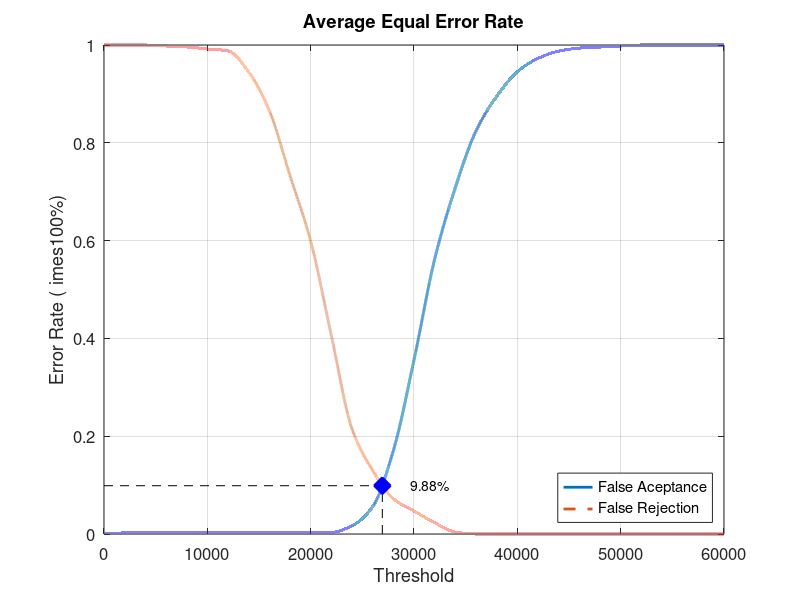
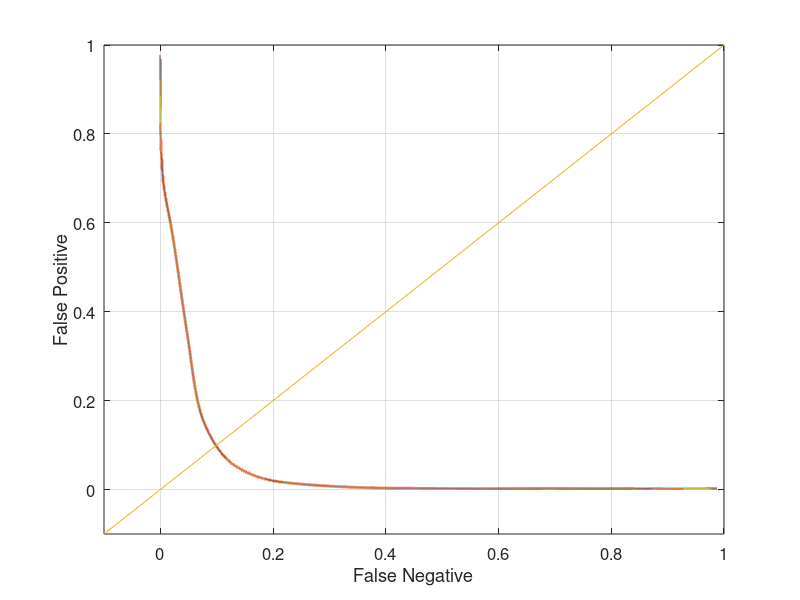

Reproduce these figures in MATLAB, in order.
close all;
clear;
clc;
x = 0:2000:60000;
xq = 0:0.5:60000;

y0 = [0 0.00210526 0.00210526 0.00210526 0.00210526 0.00210526 0.00210526 0.00210526 0.00210526 0.00210526 0.00210526 0.0031579 0.0168421 0.0557895 0.170526 0.355789 0.562105 0.708421 0.824211 0.894737 0.945263 0.972632 0.987368 0.993684 0.99579 0.997895 1 1 1 1 1]
yy0 = interp1(x, y0, xq, 'pchip');
y1 = [1 1 1 0.998 0.996 0.992 0.988 0.945 0.866 0.733 0.599 0.406 0.215 0.13 0.072 0.047 0.023 0.004 0 0 0 0 0 0 0 0 0 0 0 0 0]
yy1 = interp1(x, y1, xq, 'pchip');

% Calculating EER: 
y2 = abs(y0 - y1);
find(y2 == min(y2))
yy2 = abs(yy0 - yy1);
xEER = find(yy2 == min(yy2));
xEERIndex = xq(xEER) % X-axis EER
yEER = yy0(xEER) % Y-axis EER

main = figure
plot(xq, yy0,'-','LineWidth', 2);	hold on
plot(xq, yy1,'--','LineWidth', 2);	hold on
plot([xEERIndex xEERIndex], [0 yEER], 'k--');	hold on
plot([0 xEERIndex], [yEER yEER], 'k--');	hold on
plot(xEERIndex, yEER, 'bx', 'LineWidth', 10);	hold on
text(xEERIndex + 10 * xEERIndex / 100, yEER, [num2str(round((10000 * yEER)) / 100) '%'])
legend('False Aceptance', 'False Rejection', 'Location', 'SouthEast')
xlabel('Threshold')
ylabel('Error Rate (	imes100%)')
title('Average Equal Error Rate')
set(gca, 'FontSize', 12)
axis([0 60000 0 1])
grid on

print(main, 'Database1AverageMain', '-dpng');
FNRxFPR = figure('Color', [1 1 1]);
plot(yy1, yy0, '-', yy1, yy0, 'LineWidth', 2);
hold on
y = -0.1:0.1:1
plot(y, y); 
set(gca, 'FontSize', 12)
xlabel('False Negative')
ylabel('False Positive')
axis([-0.1 1 -0.1 1])
set(gca, 'FontSize', 12)
grid on

print(FNRxFPR, 'Database1AverageFNRxFPR','-dpng');
